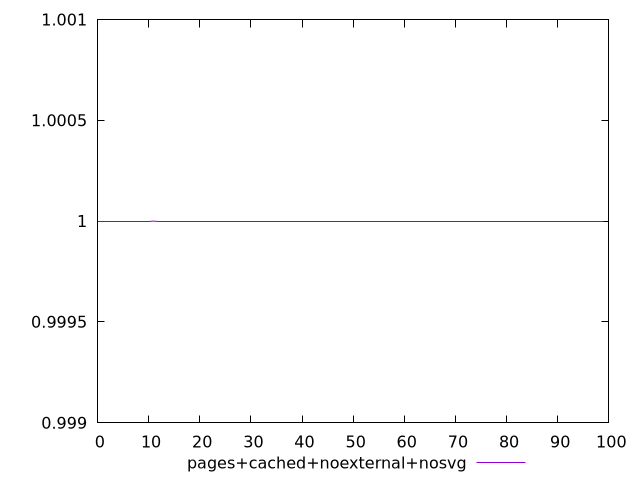

Write gnuplot code to recreate this figure.
$_pagesCachedNoexternalNosvg <<EOF
1
1
1
1
1
1
1
1
1
1
1
0.999999917458638
1
1
1
1
1
1
1
1
1
1
1
1
1
1
1
1
1
1
1
1
1
1
1
1
1
1
1
1
1
1
1
1
1
1
1
1
1
1
1
1
1
1
1
1
1
1
1
1
1
1
1
1
1
1
1
1
1
1
1
1
1
1
1
1
1
1
1
1
1
1
1
1
1
1
1
1
1
1
1
1
1
1
1
1
1
1
1
1
EOF
set key outside below
set terminal pngcairo
set output "report_00004_2020-11-02T20-21-41.718Z/total-blocking-time/pages+cached+noexternal+nosvg//score.png"
set yrange [0.998999917458638:1.001]
plot $_pagesCachedNoexternalNosvg title "pages+cached+noexternal+nosvg" with line ,
